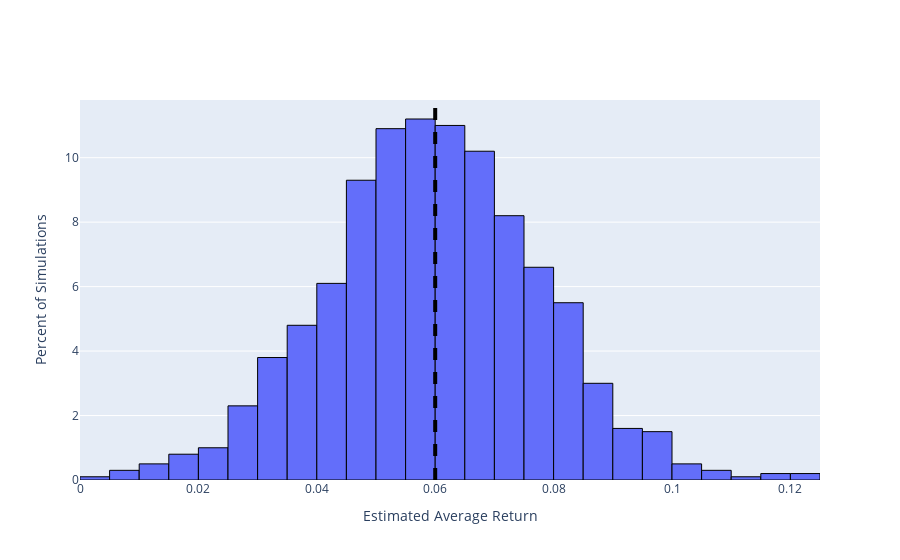

Notebook code cell kept with this figure:
### Code cell
# Plot the distribution of means
fig = go.Figure()
trace= go.Histogram(x=sims.avg_ret, histnorm='percent',hovertemplate="<br>%{y:.2}% of simulations <br><extra></extra>")
fig.add_trace(trace)
# some formatting
fig.update_traces(marker_line_width=1, marker_line_color='black')
fig.layout.xaxis["title"] = "Estimated Average Return"
fig.layout.yaxis["title"] = "Percent of Simulations"
fig.add_vline(x=MN, line_width=4, line_dash="dash", line_color="black")
fig.show()

### Figure 1 — Plotly figure (JSON) as saved in the notebook; plotly's stock layout.template omitted (floating-point values rounded to 4 significant figures; data arrays with more than 128 entries replaced by an {"elided": "..."} marker saying what was removed)
{"data": [{"histnorm": "percent", "hovertemplate": "<br>%{y:.2}% of simulations <br><extra></extra>", "marker": {"line": {"color": "black", "width": 1}}, "type": "histogram", "x": {"elided": "1000 float values"}}], "layout": {"shapes": [{"line": {"color": "black", "dash": "dash", "width": 4}, "type": "line", "x0": 0.06, "x1": 0.06, "xref": "x", "y0": 0, "y1": 1, "yref": "y domain"}], "xaxis": {"title": {"text": "Estimated Average Return"}}, "yaxis": {"title": {"text": "Percent of Simulations"}}}}
